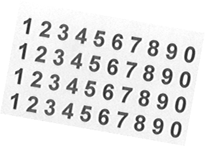
%> input picture inclined_paragraph.tif, 205 x 146 px, shrunk from 313 x 223 before the run
$ octave Lab3.m   (GNU Octave 9; MATLAB toolbox functions it lacks are replaced by stand-ins)
%> lines starting %> are read from the running program, lines starting %| are printed output that depends on the picture; in (x1, y1, x2, y2) boxes, pixels count from 0 and x2, y2 are one past the last pixel; in counts of white or black regions, pixels touching at a corner belong together; the program's own positions count from 1
%Advanced Image Processing course, Image Segmentation lab
%by Daria Kruzhinskaia

% Lab 3.

clear all

%% Exercise 1. Obtaining horizontal text lines

% read the image
im = imread ('inclined_paragraph.tif');
%> im is the input picture: size 146x205 uint8; min 30, max 255, mean 227

% extra. Digits from fotocopy
im2 = imread('inclined_paragraph_fotocop.tif');
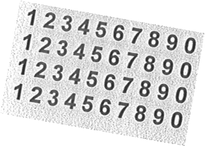
%> input picture inclined_paragraph_fotocop.tif, 205 x 146 px, shrunk from 313 x 223 before the run
%> im2 is the input picture: size 146x205 uint8; min 29, max 255, mean 217
im2 = medfilt2(im2);

% Thresholding & segmentation
tresh = graythresh(imcomplement(im)) - 0.07;
%> tresh = 0.259
BW = imbinarize (imcomplement(im), tresh);
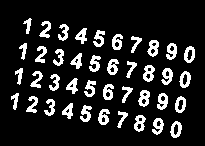
%> BW: size 146x205 logical; 14% white; 40 white regions, largest, box (x1, y1, x2, y2) and area: (143, 65, 155, 82) 127, (138, 90, 150, 107) 127, (147, 40, 159, 57) 123
SE1 = strel('disk', 1);
%figure; imshowpair(BW, im, 'montage');

% merge all digits
SE = strel('diamond', 10);
BW_merge = imdilate(BW, SE);
%> BW_merge: size 146x205 logical; 67.1% white; 18 black regions (16 under 20 px), largest, box (x1, y1, x2, y2) and area: (0, 0, 205, 146) 8799, (180, 58, 205, 146) 979
BW_merge = imfill(BW_merge, 'holes');
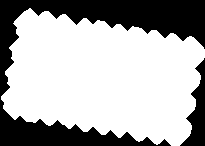
%> BW_merge: size 146x205 logical; 67.3% white; 2 black regions, box (x1, y1, x2, y2) and area: (0, 0, 205, 146) 8799, (180, 58, 205, 146) 979
%BW_merge = bwareaopen(BW_merge, 200); % uncomment for noisy image
%imshow(BW_merge); hold on;

% find an orientation and rotate lines
RP = regionprops(BW_merge, 'Orientation');
%> RP = 1 region; Orientation: -9.65
% rotate
Im_correct = imrotate(im, -1  * RP.Orientation); %initial image
BW_correct = imrotate(BW, -1  * RP.Orientation); %binarized image
%> BW_correct: size 179x227 logical; 10.4% white; 40 white regions, largest, box (x1, y1, x2, y2) and area: (154, 73, 165, 91) 128, (154, 48, 165, 65) 125, (153, 99, 164, 116) 125
BW_correct = imopen (BW_correct, SE1);
%> BW_correct: size 179x227 logical; 9.9% white; 40 white regions
figure; imshowpair(BW_correct, Im_correct, 'montage');
%> after `imshowpair(BW_correct, Im_correct, 'montage')`:
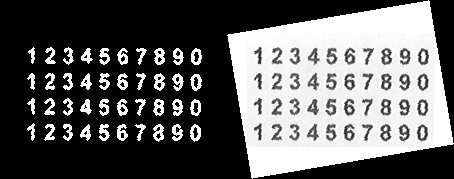
%> displayed picture: size 179x454, on the screen's scale of 0 to 255; min 0, max 255, mean 96.2

%save result
imwrite(BW_correct, 'digits.png');
save('digits.mat','BW_correct');

%% Exercise 2. Digits classification

% load the result
digits = imread ('digits.png');

% load('digits.mat');
% digits = BW_correct;

%find digits area
stats = regionprops(digits, 'BoundingBox');
%> stats = 40 regions; largest, box (x1, y1, x2, y2): (172, 73, 184, 91), (80, 73, 92, 90), (190, 74, 202, 91), (63, 47, 74, 65), (153, 124, 164, 142)
bb = cat(1, stats.BoundingBox);
%> bb = 40 rows, first 8: [27.5 73.5 8 17; 27.5 98.5 8 17; 27.5 123.5 8 18; 28.5 47.5 7 17; 44.5 98.5 11 17; 44.5 124.5 11 17; 45.5 47.5 11 17; 45.5 73.5 10 17]

%extract the features
for i=1:size(bb, 1)
    %get one digit alone and its size
    digit = imcrop(digits,stats(i).BoundingBox);
    [height, width] = size(digit);
    num =1; %reset number of cell

    cell_heigh= floor(height/3);
    cell_wigth=floor(width/3);

    %count amount of white pixels in each cell of the grid 3x3
    for m =1:cell_heigh:3*cell_heigh
       for n =1:cell_wigth:3*cell_wigth
            total_white = size(find(digit(m:m+cell_heigh-1, n:n+cell_wigth-1)),1);
            features(i,num) =  total_white; %save white amount in feature vector
            num = num +1; %increment
       end
    end
end
%> this loop made 40 passes
%> (height, width, cell_heigh, cell_wigth) on passes 1 to 12: (18, 9, 6, 3), (18, 9, 6, 3), (19, 9, 6, 3), (18, 8, 6, 2), (18, 12, 6, 4), (18, 12, 6, 4), (18, 12, 6, 4), (18, 11, 6, 3), (19, 12, 6, 4), (18, 11, 6, 3), (19, 11, 6, 3), (18, 11, 6, 3)

digit_number = 1; %index of digit type

%create prototypes matrix and test set
for i=1:4:size(features,1)
    digit_features = features(i:i+2,:); %obtain features from digits of the same type from 3 lines
    prototypes(digit_number, :) = mean (digit_features ); %get average values for each digit type

    test_features(digit_number, :) =  features(i+3, :);

     digit_number = digit_number+1; %increment
end;
%> this loop made 10 passes
%> i on passes 2 to 10: 5, 9, 13, 17, 21, 25, 29, 33, 37

% Classification - function in the end of the script
% row index equal to value of the digit
class = myClassify (test_features(3, :), prototypes);
%> in myClassify, `Dist = dist (prototypes, character');`: Dist = [15.46; 15.61; 5.88; 21.88; 15.07; 22.7; 22.09; 19.22; 19.01; 21.17]
%> in myClassify, `minDist = min (Dist);`: minDist = 5.88
%> in myClassify, `[row col] = find (Dist == minDist);`: row = 3; col = 1
%> in myClassify, `class =  row;`: class = 3
%> class = 3
if  class == 10
    class = 0;
end
class
%> class = 3

%% Exercise 3. Speed limit signs

% read the image
limit_im = imread ('veloc2_d.jpg');
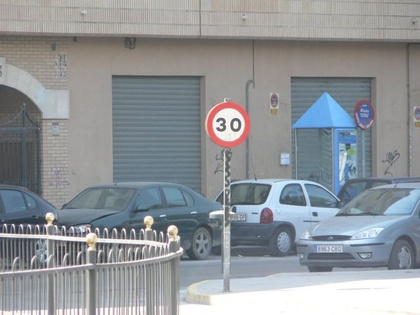
%> input picture veloc2_d.jpg, 420 x 315 px, shrunk from 640 x 480 before the run
%> limit_im is the input picture: size 315x420x3 uint8; mean R, G, B 143.6, 148.4, 152.4
%find red color areas
limit_im_seg = limit_im(:,:,1)- max(limit_im(:,:,3), limit_im(:,:,2));
imshow(limit_im_seg);

%segmentation
limit_mask = imbinarize(limit_im_seg, graythresh(limit_im_seg));
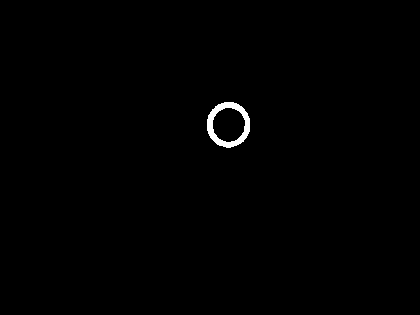
%> limit_mask: size 315x420 logical; 0.54% white; 1 white region, box (x1, y1, x2, y2) and area: (207, 102, 250, 148) 716
[sign_center, radii] = imfindcircles (limit_mask, [20 40]);
%> sign_center = [229.2 125]; radii = 22.38
%hightlith sign area
imshow (limit_im); hold on;
viscircles(sign_center, radii,'EdgeColor','r');

%segment the number in the speed sign
sign = limit_im (sign_center(2)-radii/1.7:sign_center(2)+radii/1.7,    sign_center(1)-radii/1.7:sign_center(1)+radii/1.7,:);
figure, imshow(sign);
%segment the digits in the number
sign = rgb2gray(sign);
%> sign: size 27x27 uint8
sign_BW = imcomplement(imbinarize(sign));
%> sign_BW: size 27x27 logical; 28% white; 6 white regions (4 under 20 px)
%find digits area
stats_sign = regionprops(sign_BW, 'BoundingBox');
%> stats_sign = 6 regions; box (x1, y1, x2, y2): (0, 0, 4, 4), (0, 24, 3, 27), (1, 7, 11, 21), (15, 7, 26, 21), (23, 0, 27, 3), (24, 24, 27, 27)
bb_sign = cat(1, stats_sign.BoundingBox);
%> bb_sign = [0.5 0.5 4 4; 0.5 24.5 3 3; 1.5 7.5 10 14; 15.5 7.5 11 14; 23.5 0.5 4 3; 24.5 24.5 3 3]
%because in the corners parts of the circle are located ? we need to delete them
bb_sign = bb_sign(3:4, :);
%> bb_sign = [1.5 7.5 10 14; 15.5 7.5 11 14]

%drow bounding boxes for each digit
figure; imshow(sign_BW); hold on;
for i=1:size(bb_sign, 1)
    rectangle('Position', bb_sign(i,:), 'EdgeColor', 'red');
end;
%> this loop made 2 passes
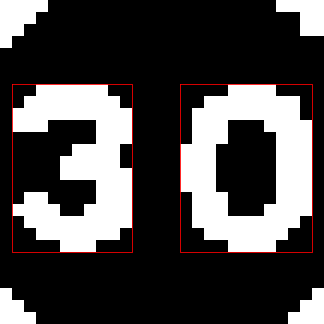
%> figure redrawn from the program's plot data; shown 12 times larger

%extract digits features
for i=1:size(bb_sign, 1)
    %get one digit alone and its size
    digit_sign = imcrop(sign_BW, bb_sign(i,:));
    [height, width] = size(digit_sign);
    num =1; %reset number of cell

    cell_heigh= floor(height/3);
    cell_wigth=floor(width/3);

    %count amount of white pixels in each cell of the grid 3x3
    for m =1:cell_heigh:3*cell_heigh
       for n =1:cell_wigth:3*cell_wigth
            total_white = size(find(digit_sign(m:m+cell_heigh-1, n:n+cell_wigth-1)),1);
            features_sign(i,num) =  total_white; %save white amount in feature vector
            num = num +1; %increment
       end
    end
end
%> this loop made 2 passes
%> (height, width, cell_heigh, cell_wigth) on passes 1 to 2: (15, 11, 5, 3), (15, 12, 5, 4)
%> after the loop, features_sign = [9 9 12 2 5 13 6 9 10; 11 13 10 15 0 15 8 13 6]

%get speed limit
speed_limit(1) = myClassify (features_sign (1,:), prototypes); % first digit in the sign
speed_limit(2) = myClassify (features_sign (2,:), prototypes); % second digit in the sign
if  speed_limit(2) ==10
    speed_limit(2) = 0;
end
total_speed_limit = 10*speed_limit(1)  + speed_limit(2)
%> total_speed_limit = 30

%% external functions

function class = myClassify (character, prototypes)

    %calculate euclidian dist between character and feature vectors from
    %prototype matrix
    Dist = zeros (10, 1);
    Dist = dist (prototypes, character');

    %find closes feature vector by minimum distance
    minDist = min (Dist);
    [row col] = find (Dist == minDist);
    class =  row;

end
